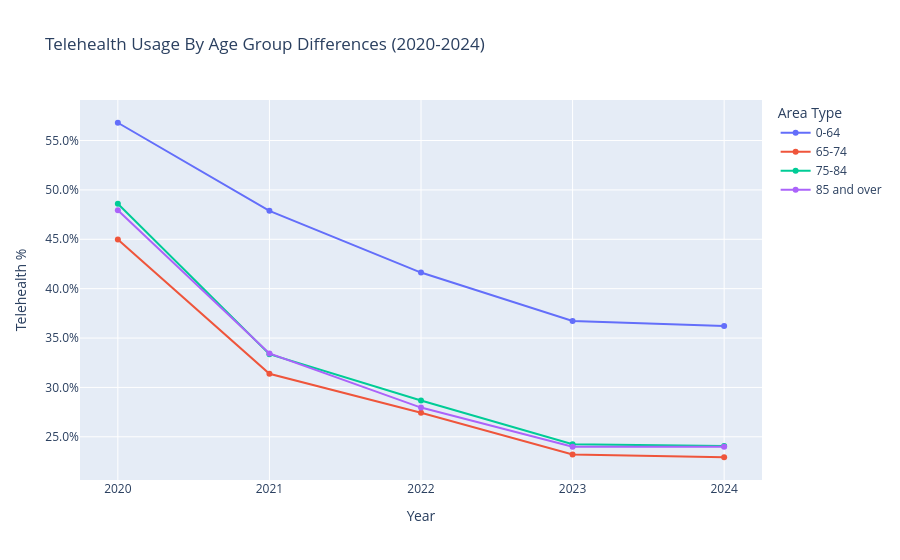

The notebook cell saved with this chart:
### Code cell
fig = px.line(
    df_age,
    x='Year',
    y='Pct_Telehealth',
    color='Bene_Age_Desc',
    markers=True,
    labels={
        'Pct_Telehealth': 'Telehealth %',
        'Bene_Sex_Desc': 'Age',
        'Year': 'Year'
    },
    title='Telehealth Usage By Age Group Differences (2020-2024)'
)

fig.update_layout(
    yaxis_tickformat='.1%',   # format as percentage
    legend_title='Area Type'
)

fig.update_layout(
    yaxis_tickformat='.1%',
    legend_title='Area Type',
    xaxis=dict(
        tickmode='linear',
        tick0=2020,
        dtick=1,
        tickformat='d'       # ← no commas, no decimals
    )
)


fig.show()

### Figure 1 — Plotly figure (JSON) as saved in the notebook; plotly's stock layout.template omitted (floating-point values rounded to 4 significant figures)
{"data": [{"hovertemplate": "Bene_Age_Desc=0-64<br>Year=%{x}<br>Telehealth %=%{y}<extra></extra>", "legendgroup": "0-64", "line": {"color": "#636efa", "dash": "solid"}, "marker": {"symbol": "circle"}, "mode": "lines+markers", "name": "0-64", "orientation": "v", "showlegend": true, "type": "scatter", "x": [2020, 2021, 2022, 2023, 2024], "xaxis": "x", "y": [0.568, 0.4788, 0.4163, 0.3673, 0.3622], "yaxis": "y"}, {"hovertemplate": "Bene_Age_Desc=65-74<br>Year=%{x}<br>Telehealth %=%{y}<extra></extra>", "legendgroup": "65-74", "line": {"color": "#EF553B", "dash": "solid"}, "marker": {"symbol": "circle"}, "mode": "lines+markers", "name": "65-74", "orientation": "v", "showlegend": true, "type": "scatter", "x": [2020, 2021, 2022, 2023, 2024], "xaxis": "x", "y": [0.4498, 0.3138, 0.2743, 0.2322, 0.2293], "yaxis": "y"}, {"hovertemplate": "Bene_Age_Desc=75-84<br>Year=%{x}<br>Telehealth %=%{y}<extra></extra>", "legendgroup": "75-84", "line": {"color": "#00cc96", "dash": "solid"}, "marker": {"symbol": "circle"}, "mode": "lines+markers", "name": "75-84", "orientation": "v", "showlegend": true, "type": "scatter", "x": [2020, 2021, 2022, 2023, 2024], "xaxis": "x", "y": [0.4859, 0.3336, 0.2868, 0.2424, 0.2406], "yaxis": "y"}, {"hovertemplate": "Bene_Age_Desc=85 and over<br>Year=%{x}<br>Telehealth %=%{y}<extra></extra>", "legendgroup": "85 and over", "line": {"color": "#ab63fa", "dash": "solid"}, "marker": {"symbol": "circle"}, "mode": "lines+markers", "name": "85 and over", "orientation": "v", "showlegend": true, "type": "scatter", "x": [2020, 2021, 2022, 2023, 2024], "xaxis": "x", "y": [0.4795, 0.3344, 0.2796, 0.2399, 0.24], "yaxis": "y"}], "layout": {"legend": {"title": {"text": "Area Type"}, "tracegroupgap": 0}, "title": {"text": "Telehealth Usage By Age Group Differences (2020-2024)"}, "xaxis": {"anchor": "y", "domain": [0, 1], "dtick": 1, "tick0": 2020, "tickformat": "d", "tickmode": "linear", "title": {"text": "Year"}}, "yaxis": {"anchor": "x", "domain": [0, 1], "tickformat": ".1%", "title": {"text": "Telehealth %"}}}}
